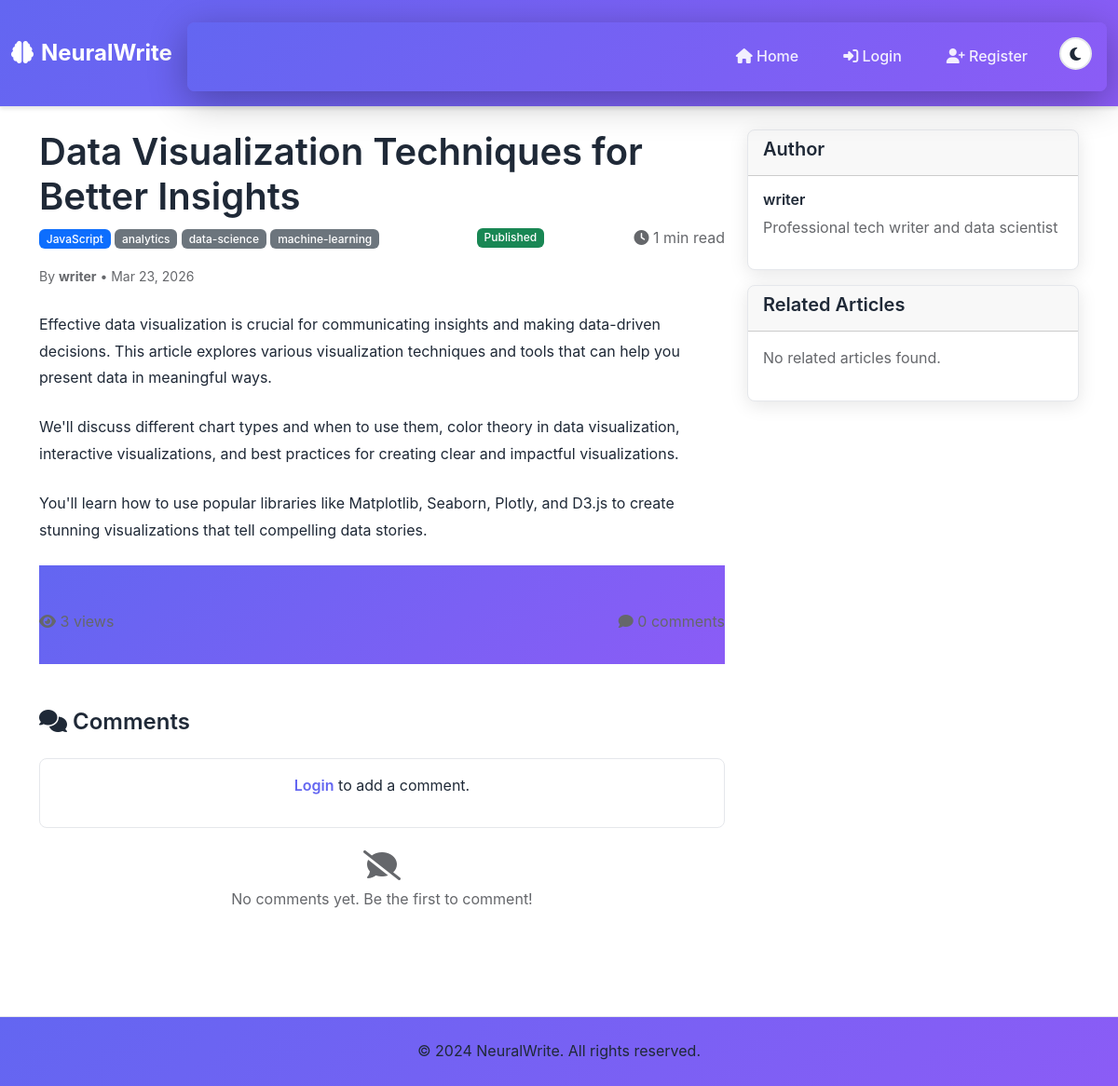
The app's page /article/data-visualization-techniques-for-better-insights/ with its own data.
### articles/models.py (models this page shows, shortened)
class Article(models.Model):
    STATUS_CHOICES = [
        ('draft', 'Draft'),
        ('published', 'Published'),
        ('archived', 'Archived'),
    ]
    title = models.CharField(max_length=200)
    slug = models.SlugField(max_length=200, unique=True, blank=True)
    author = models.ForeignKey(User, on_delete=models.CASCADE, related_name='articles')
    category = models.ForeignKey(Category, on_delete=models.CASCADE, related_name='articles')
    tags = models.ManyToManyField(Tag, blank=True)
    content = models.TextField()
    excerpt = models.TextField(max_length=300, blank=True)
    featured_image = models.ImageField(upload_to='articles/', blank=True)
    status = models.CharField(max_length=10, choices=STATUS_CHOICES, default='draft')
    views_count = models.PositiveIntegerField(default=0)
    likes_count = models.PositiveIntegerField(default=0)
    comments_count = models.PositiveIntegerField(default=0)
    reading_time = models.PositiveIntegerField(default=0)  # Estimated reading time in minutes
    is_featured = models.BooleanField(default=False)
    is_trending = models.BooleanField(default=False)
    created_at = models.DateTimeField(auto_now_add=True)
    updated_at = models.DateTimeField(auto_now=True)
    published_at = models.DateTimeField(null=True, blank=True)
    class Meta:
        ordering = ['-created_at']

class Category(models.Model):
    name = models.CharField(max_length=100, unique=True)
    slug = models.SlugField(max_length=100, unique=True, blank=True)
    description = models.TextField(blank=True)
    color = models.CharField(max_length=7, default='#007bff')  # Hex color
    created_at = models.DateTimeField(auto_now_add=True)
    class Meta:
        verbose_name_plural = "Categories"
        ordering = ['name']

class Tag(models.Model):
    name = models.CharField(max_length=50, unique=True)
    slug = models.SlugField(max_length=50, unique=True, blank=True)
    created_at = models.DateTimeField(auto_now_add=True)
    class Meta:
        ordering = ['name']

### accounts/models.py (models this page shows, shortened)
class User(AbstractUser):
    ROLE_CHOICES = [
        ('reader', 'Reader'),
        ('writer', 'Writer'),
        ('admin', 'Admin'),
    ]
    role = models.CharField(max_length=10, choices=ROLE_CHOICES, default='reader')
    bio = models.TextField(blank=True)
    profile_picture = models.ImageField(upload_to='profiles/', blank=True)
    website = models.URLField(blank=True)
    twitter = models.CharField(max_length=50, blank=True)
    linkedin = models.CharField(max_length=50, blank=True)
    created_at = models.DateTimeField(auto_now_add=True)
    updated_at = models.DateTimeField(auto_now=True)

### articles/views.py (the view, shortened to what this page needs)
# urls.py: path('article/<slug:slug>/', views.ArticleDetailView.as_view(), name='article-detail'),
class ArticleDetailView(DetailView):
    model = Article
    template_name = 'articles/article_detail.html'
    context_object_name = 'article'
    slug_url_kwarg = 'slug'
    def get_object(self, queryset=None):
        slug = self.kwargs.get(self.slug_url_kwarg)
        from django.http import Http404
        try:
            return Article.objects.get(slug=slug, status='published')
        except Article.DoesNotExist:
            if self.request.user.is_authenticated:
                try:
                    return Article.objects.get(slug=slug, author=self.request.user)
                except Article.DoesNotExist:
                    pass
            raise Http404(f"No article found with slug '{slug}'")
    def get_context_data(self, **kwargs):
        context = super().get_context_data(**kwargs)
        article = self.get_object()
        context['comments'] = article.comments.all().order_by('-created_at')
        context['comment_form'] = CommentForm()
        context['related_articles'] = Article.objects.filter(
            category=article.category,
            status='published'
        ).exclude(pk=article.pk)[:3]
        context['comment_form'] = CommentForm()
        return context

### templates/articles/article_detail.html (shortened to what this page needs)
{% extends 'base.html' %}
{% block content %}
<div class="row">
    <div class="col-lg-8">
        <article>
            <header class="mb-4">
                <div class="d-flex justify-content-between align-items-start">
                    <div class="flex-grow-1">
                        <h1>{{ article.title }}</h1>
                        <div class="d-flex justify-content-between align-items-center">
                            <div>
                                <span class="badge bg-primary">{{ article.category.name }}</span>
                                {% for tag in article.tags.all %}
                                    <span class="badge bg-secondary">{{ tag.name }}</span>
                                {% endfor %}
                            </div>
                            {% if article.status == 'draft' %}
                                <span class="badge bg-secondary ms-2">Draft</span>
                            {% elif article.status == 'published' %}
                                <span class="badge bg-success ms-2">Published</span>
                            {% elif article.status == 'archived' %}
                                <span class="badge bg-warning ms-2">Archived</span>
                            {% endif %}
                            <div class="text-muted">
                                <i class="fas fa-clock"></i> {{ article.reading_time }} min read
                            </div>
                        </div>
                        <div class="mt-3">
                            <small class="text-muted">
                                By <strong>{{ article.author.username }}</strong> • {{ article.created_at|date:"M d, Y" }}
                            </small>
                        </div>
                    </div>
                </div>
            </header>
            <div class="article-content">
                {{ article.content|linebreaks }}
            </div>
            <footer class="mt-4">
                <div class="d-flex justify-content-between align-items-center">
                    <div>
                        <span class="text-muted">
                            <i class="fas fa-eye"></i> {{ article.views_count }} views
                        </span>
                    </div>
                    <div class="text-muted">
                        <i class="fas fa-comment"></i> {{ article.comments_count }} comments
                    </div>
                </div>
            </footer>
        </article>
        <section class="comments-section mt-5">
            <h3><i class="fas fa-comments"></i> Comments</h3>
            {% if user.is_authenticated %}
                <form method="post" action="{% url 'add-comment' article.slug %}" class="comment-form mb-4">
                    {% csrf_token %}
                    <div class="mb-3">
                        {{ comment_form.content }}
                    </div>
                    <button type="submit" class="btn btn-primary">
                        <i class="fas fa-comment"></i> Add Comment
                    </button>
                </form>
            {% else %}
                <div class="login-prompt">
                    <p><a href="{% url 'login' %}">Login</a> to add a comment.</p>
                </div>
            {% endif %}
            <div class="comments-list">
                {% for comment in article.comments.all %}
                    <div class="card comment-card mb-3" id="comment-{{ comment.id }}">
                        <div class="card-body">
                            <div class="d-flex justify-content-between align-items-start">
                                <div class="flex-grow-1">
                                    <div class="d-flex justify-content-between align-items-center">
                                        <strong class="comment-author">{{ comment.user.username }}</strong>
                                        <small class="comment-time">{{ comment.created_at|date:"M d, Y H:i" }}</small>
                                    </div>
                                    <div class="comment-content mt-2" id="comment-content-{{ comment.id }}">
                                        <p>{{ comment.content }}</p>
                                    </div>
                                    <div class="comment-actions mt-2" id="comment-actions-{{ comment.id }}">
                                        {% if user.is_authenticated and user == comment.user %}
                                            <button class="btn btn-sm btn-outline-primary edit-comment-btn"
                                                    data-comment-id="{{ comment.id }}">
                                                <i class="fas fa-edit"></i> Edit
                                            </button>
                                            <button class="btn btn-sm btn-outline-danger delete-comment-btn"
                                                    data-comment-id="{{ comment.id }}">
                                                <i class="fas fa-trash"></i> Delete
                                            </button>
                                        {% endif %}
                                    </div>
                                </div>
                            </div>
                        </div>
                    </div>
                {% empty %}
                    <div class="text-center text-muted py-4">
                        <i class="fas fa-comment-slash fa-2x mb-2"></i>
                        <p>No comments yet. Be the first to comment!</p>
                    </div>
                {% endfor %}
            </div>
        </section>
    </div>
    <div class="col-lg-4">
        <div class="card">
            <div class="card-header">
                <h5>Author</h5>
            </div>
            <div class="card-body">
                <h6>{{ article.author.username }}</h6>
                <p class="text-muted">{{ article.author.bio|default:"No bio available." }}</p>
            </div>
        </div>
        <div class="card mt-3">
            <div class="card-header">
                <h5>Related Articles</h5>
            </div>
            <div class="card-body">
                {% for related_article in related_articles %}
                    <div class="mb-2">
                        <a href="{% url 'article-detail' related_article.slug %}">{{ related_article.title }}</a>
                    </div>
                {% empty %}
                    <p class="text-muted">No related articles found.</p>
                {% endfor %}
            </div>
        </div>
    </div>
</div>
{% endblock %}

### templates/base.html (style rules this page uses)
:root { --primary-color: #6366f1; --secondary-color: #8b5cf6; --accent-color: #ec4899; --success-color: #10b981; --bg-light: #ffffff; --text-light: #1f2937; --card-light: #ffffff; --border-light: #e5e7eb; --shadow-light: rgba(0, 0, 0, 0.1); --bg-dark: #0f172a; --text-dark: #f1f5f9; --card-dark: #1e293b; --border-dark: #334155; --accent-dark: #334155; --shadow-dark: rgba(0, 0, 0, 0.3); }
* { margin: 0; padding: 0; box-sizing: border-box; }
html, body { background-color: var(--bg-light); color: var(--text-light); transition: all 0.3s ease; min-height: 100vh; font-family: -apple-system, BlinkMacSystemFont, 'Segoe UI', Roboto, 'Inter', sans-serif; font-weight: 400; line-height: 1.6; scroll-behavior: smooth; }
h1 { font-size: clamp(1.5rem, 4vw, 2.5rem); font-weight: 700; }
h3 { font-size: clamp(1.1rem, 2.5vw, 1.5rem); font-weight: 600; }
p { font-size: clamp(0.9rem, 1.5vw, 1rem); }
.card { border: none; border-radius: 1rem; box-shadow: 0 4px 20px var(--shadow-light); transition: all 0.3s ease; overflow: hidden; background: var(--card-light); }
* { transition: background-color 0.2s ease, color 0.2s ease, border-color 0.2s ease; }
footer { background: linear-gradient(135deg, var(--primary-color), var(--secondary-color)); color: white; padding: 3rem 0 2rem; margin-top: 4rem; }
.card { background-color: var(--card-light); border: 1px solid var(--border-light); transition: all 0.3s ease; border-radius: 8px; }
h1, h2, h3, h4, h5, h6 { color: var(--text-light); font-weight: 600; }
p, span, div { color: inherit; }
.text-muted { color: #65676b !important; }
.badge { font-weight: 500; }

### templates/articles/article_detail.html (style rules this page uses)
.article-content { color: var(--text-light); line-height: 1.8; font-size: 1.1rem; }
.article-content p { margin-bottom: 1.5rem; }
.comments-section h3 { color: var(--text-light); margin-bottom: 1.5rem; font-weight: 600; }
.login-prompt { color: var(--text-light); padding: 1rem; background-color: var(--card-light); border: 1px solid var(--border-light); border-radius: 8px; text-align: center; }
.login-prompt a { color: var(--primary-color); text-decoration: none; font-weight: 600; }

### records on screen
Article: title "Data Visualization Techniques for Better Insights", category.name "JavaScript", reading_time "1", author.username "writer", created_at "Mar 23, 2026", content "Effective data visualization is crucial for communicating insights and making data-driven decisions. This article explores various visualization techniques and tools that can help you present data in meaningful ways. We'll discuss different chart types and when to use them, color theory in data visualization, interactive visualizations, and best practices for creating clear and impactful visualizations. You'll learn how to use popular libraries like Matplotlib, Seaborn, Plotly, and D3.js to create stunning visualizations that tell compelling data stories.", comments_count "0", author.bio "Professional tech writer and data scientist"
Tag: name "analytics"
Tag: name "data-science"
Tag: name "machine-learning"
